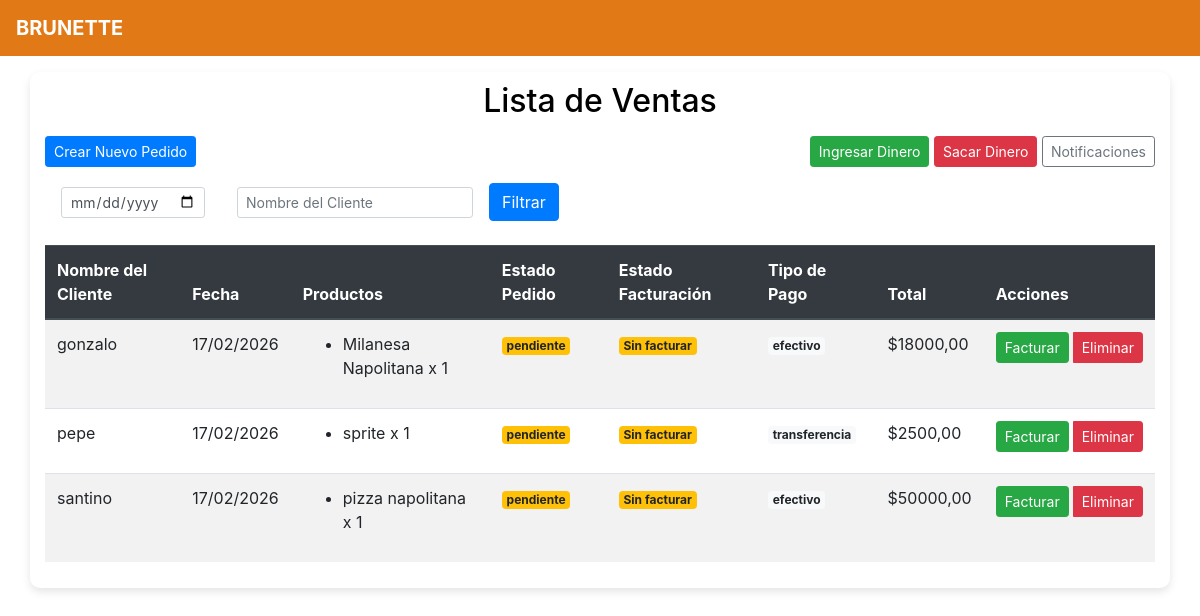
/ventas/ (signed in), run on the app's committed database.
### ventas/models.py (models this page shows, shortened)
class Venta(models.Model):
    ESTADOS_PEDIDO = [
        ('pendiente', 'Pendiente'),
        ('procesando', 'Procesando'),
        ('completado', 'Completado'),
    ]
    ESTADOS_FACTURACION = [
        ('pendiente', 'Pendiente'),
        ('facturado', 'Facturado'),
        ('cancelado', 'Cancelado'),
    ]
    TIPO_PAGO = [
        ('efectivo', 'Efectivo'),
        ('transferencia', 'Transferencia'),
    ]
    productos = models.ManyToManyField(Producto, through='VentaProducto')
    fecha_venta = models.DateTimeField(auto_now_add=True)
    estado_pedido = models.CharField(max_length=20, choices=ESTADOS_PEDIDO, default='pendiente')
    estado_facturacion = models.CharField(max_length=20, choices=ESTADOS_FACTURACION, default='pendiente')
    tipo_pago = models.CharField(max_length=20, choices=TIPO_PAGO, default='efectivo')
    caja = models.ForeignKey(Caja, on_delete=models.CASCADE, null=True, blank=True)
    customer_name = models.CharField(max_length=100)  # Nuevo campo añadido
    def total(self):
        return sum([vp.producto.precio * vp.cantidad for vp in self.ventaproducto_set.all()])

class VentaProducto(models.Model):
    venta = models.ForeignKey(Venta, on_delete=models.CASCADE)
    producto = models.ForeignKey(Producto, on_delete=models.CASCADE)
    cantidad = models.PositiveIntegerField()

### productos/models.py (models this page shows, shortened)
class Producto(models.Model):
    nombre = models.CharField(max_length=200)
    descripcion = models.TextField()
    precio = models.DecimalField(max_digits=10, decimal_places=2)
    categoria = models.ForeignKey(Categoria, on_delete=models.CASCADE)
    stock = models.PositiveIntegerField()
    is_active = models.BooleanField(default=True)  # Borrado lógico

### ventas/views.py (the view)
# urls.py: path('', views.lista_ventas, name='lista_ventas'),
@login_required
def lista_ventas(request, caja_id=None):  # caja_id para las ventas de caja cerrada
    try:
        if caja_id:
            caja = Caja.objects.get(id=caja_id, abierta=False)  # Caja cerrada
            ventas = Venta.objects.filter(caja=caja)
            es_caja_cerrada = True  # Bandera para identificar caja cerrada
        else:
            caja_activa = Caja.objects.get(abierta=True)  # Caja activa
            ventas = Venta.objects.filter(caja=caja_activa)
            es_caja_cerrada = False
    except ObjectDoesNotExist:
        ventas = Venta.objects.none()
        es_caja_cerrada = False
        if not caja_id:
            messages.warning(request, 'No hay caja abierta actualmente.')
    fecha = request.GET.get('fecha')
    nombre = request.GET.get('nombre')
    if fecha:
        ventas = ventas.filter(fecha_venta__date=fecha)
    if nombre:
        ventas = ventas.filter(customer_name__icontains=nombre)
    pedidos_completados = ventas.filter(estado_pedido='completado')
    pedidos_espera = ventas.filter(estado_pedido='pendiente')
    return render(request, 'ventas/lista_ventas.html', {
        'ventas': ventas,
        'pedidos_completados': pedidos_completados,
        'pedidos_espera': pedidos_espera,
        'es_caja_cerrada': es_caja_cerrada,  # Agregar esta bandera al contexto
    })

### ventas/templates/ventas/lista_ventas.html (shortened to what this page needs)
<!DOCTYPE html>
<html lang="es">
<head>
    {% load static %}
    <link rel="stylesheet" href="{% static 'ventas/css/estilos.css' %}">
    <link rel="stylesheet" href="https://stackpath.bootstrapcdn.com/bootstrap/4.3.1/css/bootstrap.min.css">
</head>
<body>
    <nav class="navbar navbar-expand-lg navbar-dark" style="background-color: #e27917;">
        <a class="navbar-brand" href="{% url 'usuarios:menu_principal' %}">BRUNETTE</a>
    </nav>
    <div class="container mt-3">
        <h2 class="text-center mb-3">Lista de Ventas</h2>
        {% if not es_caja_cerrada %}
        <div class="d-flex justify-content-between mb-3">
            <a href="{% url 'ventas:crear_venta' %}" class="btn btn-primary btn-sm">Crear Nuevo Pedido</a>
            <div>
                <a href="{% url 'ventas:ingresar_dinero' %}" class="btn btn-success btn-sm">Ingresar Dinero</a>
                <a href="{% url 'ventas:sacar_dinero' %}" class="btn btn-danger btn-sm">Sacar Dinero</a>
                <button id="notificationBell" class="btn btn-outline-secondary btn-sm">
                     Notificaciones
                </button>
            </div>
        </div>
        <form method="get" class="form-inline mb-3">
            <div class="form-group mx-sm-3 mb-2">
                <input type="date" name="fecha" id="fecha" class="form-control form-control-sm"
                    value="{{ request.GET.fecha }}">
            </div>
            <div class="form-group mx-sm-3 mb-2">
                <input type="text" name="nombre" id="nombre" class="form-control form-control-sm"
                    placeholder="Nombre del Cliente" value="{{ request.GET.nombre }}">
            </div>
            <button type="submit" class="btn btn-primary mb-2">Filtrar</button>
        </form>
        {% endif %}
        <table class="table table-striped">
            <thead class="thead-dark">
                <tr>
                    <th>Nombre del Cliente</th>
                    <th>Fecha</th>
                    <th>Productos</th>
                    <th>Estado Pedido</th>
                    <th>Estado Facturación</th>
                    <th>Tipo de Pago</th>
                    <th>Total</th>
                    {% if not es_caja_cerrada %}
                    <th>Acciones</th>
                    {% endif %}
                </tr>
            </thead>
            <tbody>
                {% for venta in ventas %}
                <tr>
                    <td>{{ venta.customer_name }}</td>
                    <td>{{ venta.fecha_venta|date:"d/m/Y" }}</td>
                    <td>
                        <ul>
                            {% for vp in venta.ventaproducto_set.all %}
                            <li>{{ vp.producto.nombre }} x {{ vp.cantidad }}</li>
                            {% endfor %}
                        </ul>
                    </td>
                    <td><span class="badge badge-warning">{{ venta.estado_pedido }}</span></td>
                    <td><span class="badge badge-warning">{{ venta.estado_facturacion }}</span></td>
                    <td><span class="badge badge-light">{{ venta.tipo_pago }}</span></td>
                    <td>${{ venta.total|floatformat:2 }}</td>
                    {% if not es_caja_cerrada %}
                    <td>
                        {% if venta.estado_facturacion == 'Sin facturar' %}
                        <div class="btn-group" role="group">
                            <form method="post" action="{% url 'ventas:marcar_pagado' venta.pk %}"
                                style="display:inline;">
                                <button type="submit" class="btn btn-success btn-sm">Facturar</button>
                            </form>
                            <a href="{% url 'ventas:eliminar_venta' venta.pk %}"
                                class="btn btn-danger btn-sm ml-1">Eliminar</a>
                        </div>
                        {% endif %}
                    </td>
                    {% endif %}
                </tr>
                {% endfor %}
            </tbody>
        </table>
    </div>
</body>
</html>

### ventas/static/ventas/css/estilos.css (style rules this page uses)
body { font-family: 'Helvetica Neue', Arial, sans-serif; background-color: #f8f9fa; color: #212529; }
h2 { font-weight: bold; }
.navbar-brand { font-weight: bold; color: #fff !important; }
.table { width: 100%; margin-bottom: 1rem; background-color: #fff; }
.table th, .table td { padding: 0.75rem; vertical-align: top; border-top: 1px solid #dee2e6; }
.table thead th { vertical-align: bottom; border-bottom: 2px solid #dee2e6; }
.table-striped tbody tr:nth-of-type(odd) { background-color: rgba(0, 0, 0, 0.05); }
.btn-sm { padding: 0.25rem 0.5rem; font-size: 0.875rem; line-height: 1.5; border-radius: 0.2rem; }
.container { max-width: 1000px; margin: 0 auto; padding: 10px; background-color: #ffffff; border-radius: 10px; box-shadow: 0 4px 8px rgba(0, 0, 0, 0.1); }
.badge-light { background-color: #f8f9fa; color: #212529; }
.badge-warning { background-color: #ffc107; }
.btn-danger { background-color: #dc3545; border: none; }
.btn-primary { background-color: #007bff; border: none; }

### ventas/templates/ventas/lista_ventas.html (style rules this page uses)
body { color: #000; }

### data on the page
Venta: customer_name "gonzalo", fecha_venta "17/02/2026", estado_pedido "pendiente", estado_facturacion "Sin facturar", tipo_pago "efectivo", total "18000,00", shows "Facturar"
VentaProducto: producto.nombre "Milanesa Napolitana", cantidad "1"
Venta: customer_name "pepe", fecha_venta "17/02/2026", estado_pedido "pendiente", estado_facturacion "Sin facturar", tipo_pago "transferencia", total "2500,00", shows "Facturar"
VentaProducto: producto.nombre "sprite", cantidad "1"
Venta: customer_name "santino", fecha_venta "17/02/2026", estado_pedido "pendiente", estado_facturacion "Sin facturar", tipo_pago "efectivo", total "50000,00", shows "Facturar"
VentaProducto: producto.nombre "pizza napolitana", cantidad "1"
